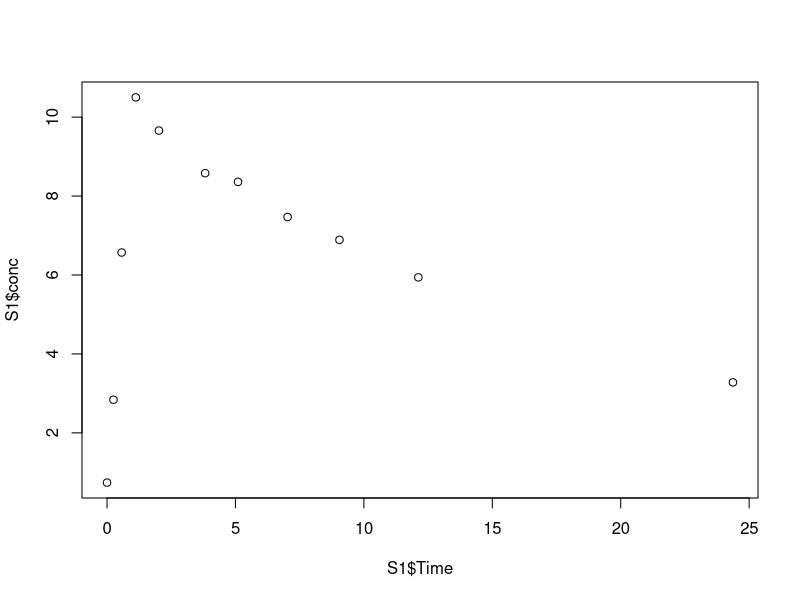
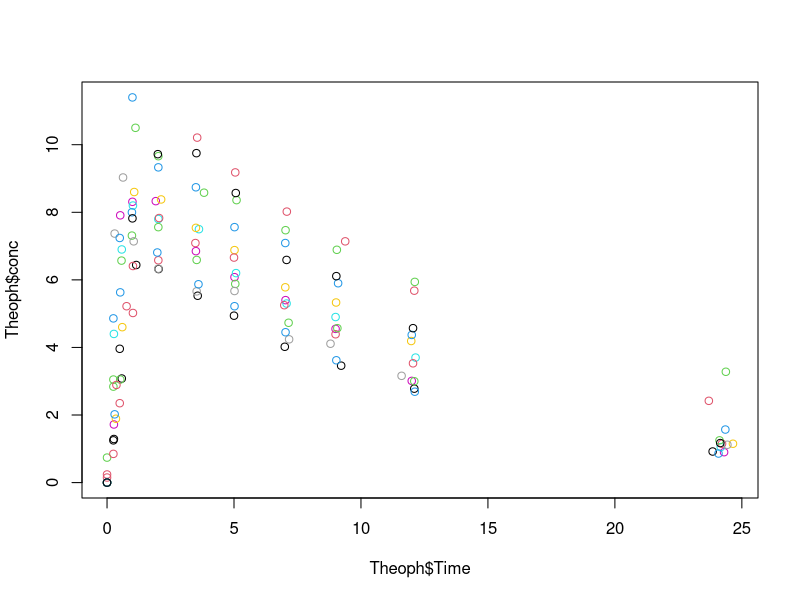
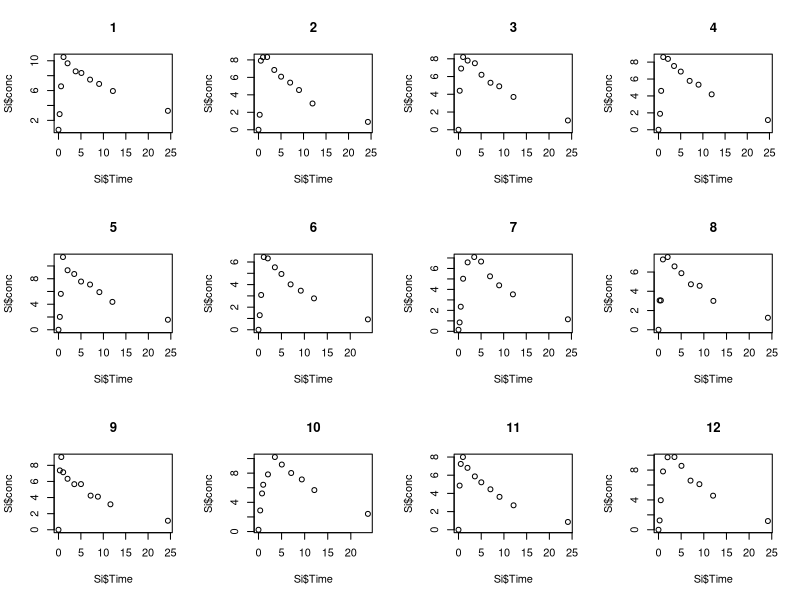
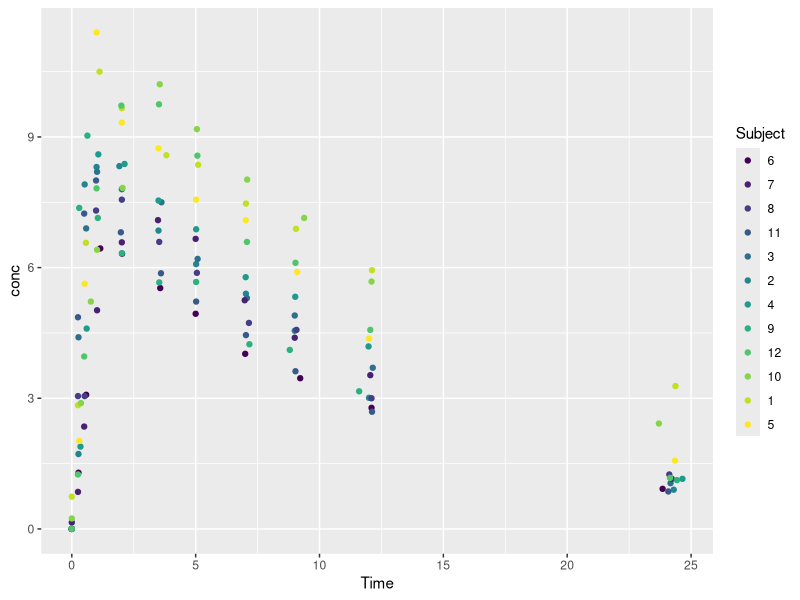
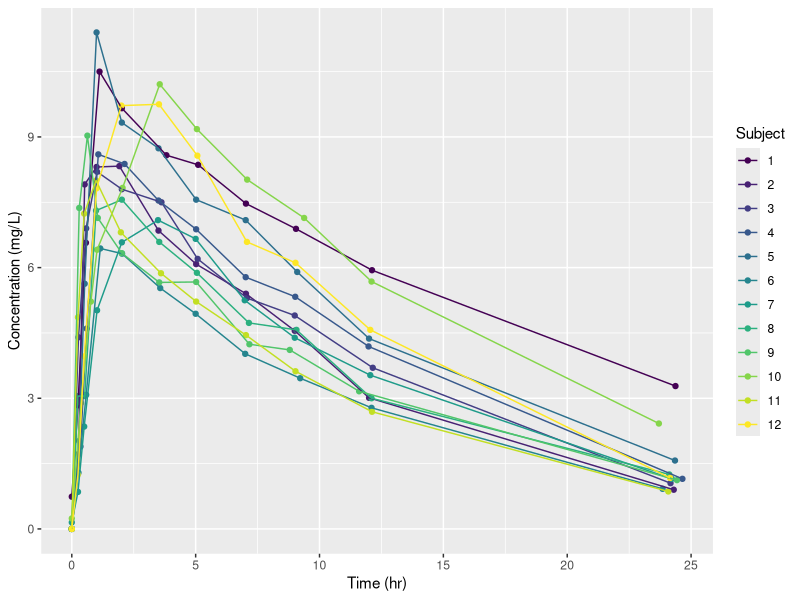
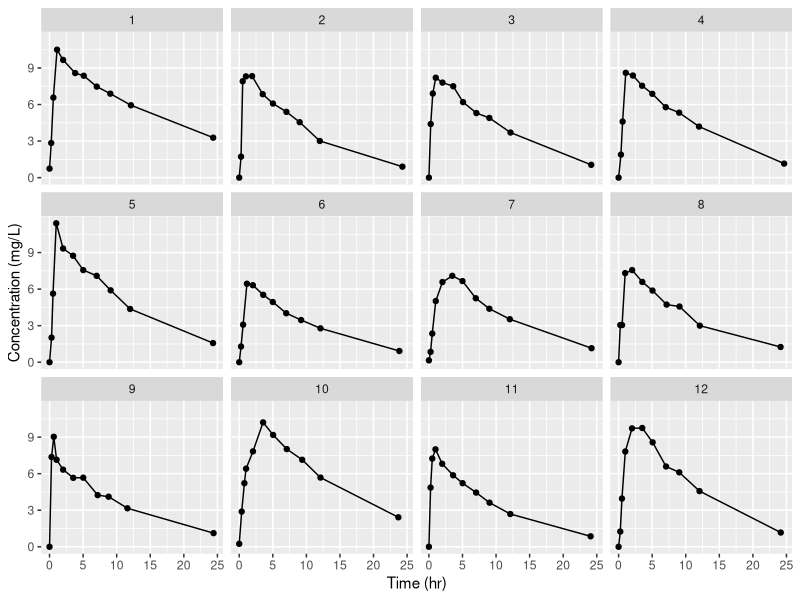
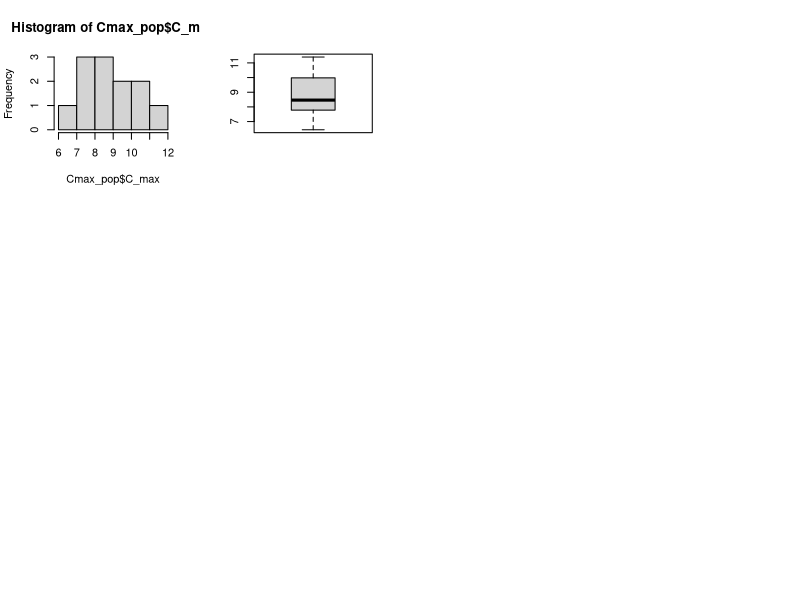
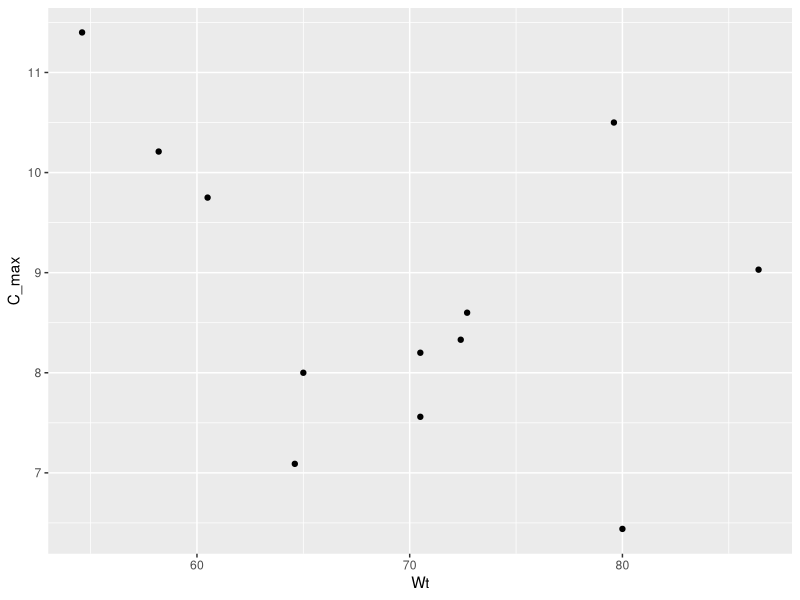

Write R code to recreate these figures, in order.
## ---- chunk 1
head(Theoph)
## ---- chunk 2
tail(Theoph)
## ---- chunk 3
class(Theoph)
## ---- chunk 4
subset(x = Theoph, Subject == 1)
## ---- chunk 5
S1 <- subset(x = Theoph, Subject == 1)
S1$conc
## ---- chunk 6
mean(S1$conc)
## ---- chunk 7
C_max <- max(S1$conc)
C_max
## ---- chunk 8
plot(x = S1$Time, y = S1$conc)
## ---- chunk 9
plot(x = Theoph$Time, y = Theoph$conc, col=Theoph$Subject)
## ---- chunk 10
par(mfrow=c(m=3,n=4))
for(i in 1:12){
  Si <- subset(x = Theoph, Subject == i)  # Select subject
  plot(x = Si$Time, y = Si$conc, main = i)   # plot PK profile
}
## ---- chunk 11
library(tidyverse)
## ---- chunk 12
Theoph %>% ggplot(aes(x = Time, y =conc, color = Subject)) + 
  geom_point()
## ---- chunk 13
class(Theoph$Subject)
## ---- chunk 14
Theoph$Subject
## ---- chunk 15
Theoph$Subject <- factor(Theoph$Subject, 
                            level = c("1", "2", "3", "4", "5", "6", 
                                      "7", "8", "9", "10", "11","12"))
## ---- chunk 16
Theoph$Subject
## ---- chunk 17
Theoph %>% ggplot(aes(x = Time, y =conc, color = Subject)) + 
  geom_point() + geom_line() + 
  labs(x = "Time (hr)", y = "Concentration (mg/L)")
## ---- chunk 18
Theoph %>% ggplot(aes(x = Time, y =conc)) + 
  geom_point() + geom_line() + 
  facet_wrap(~Subject) + 
  labs(x = "Time (hr)", y = "Concentration (mg/L)")
## ---- chunk 19
S1.Cmax <- max(S1$conc)
S1.Cmax
## ---- chunk 20
which(S1$conc == S1.Cmax)
## ---- chunk 21
Cmax.pt <- which(S1$conc == S1.Cmax)
T_max <- S1$Time[Cmax.pt]
T_max
## ---- chunk 22
Cmax_pop <- Theoph %>% group_by(Subject) %>% summarise(C_max = max(conc))
Cmax_pop
## ---- chunk 23
hist(Cmax_pop$C_max)
## ---- chunk 24
boxplot(Cmax_pop$C_max)
## ---- chunk 25
Theoph %>% group_by(Subject) %>% summarise(C_max = max(conc), Wt=mean(Wt))
## ---- chunk 26
Theoph %>% group_by(Subject) %>% 
  summarise(C_max = max(conc), Wt=mean(Wt)) %>% 
  ggplot(aes(x=Wt, y=C_max)) + geom_point()
## ---- chunk 27
Theoph %>% group_by(Subject) %>% 
  summarise(C_max = max(conc), Wt=mean(Wt)) %>% 
  ggplot(aes(x=Wt, y=C_max)) + geom_point() + geom_smooth(method = "lm")
## ---- chunk 28
df <- Theoph %>% group_by(Subject) %>% summarize(C_max = max(conc))
df$T_max <- NA
df
## ---- chunk 29
dat <- subset(Theoph, Subject==1)
C_max.pt <- which(dat$conc == df$C_max[1])
df$T_max[1] <- dat$Time[C_max.pt]
df
## ---- chunk 30
for(i in 2:12){
  dat <- subset(Theoph, Subject==i)
  C_max.pt <- which(dat$conc == df$C_max[i])
  df$T_max[i] <- dat$Time[C_max.pt]
}
df
